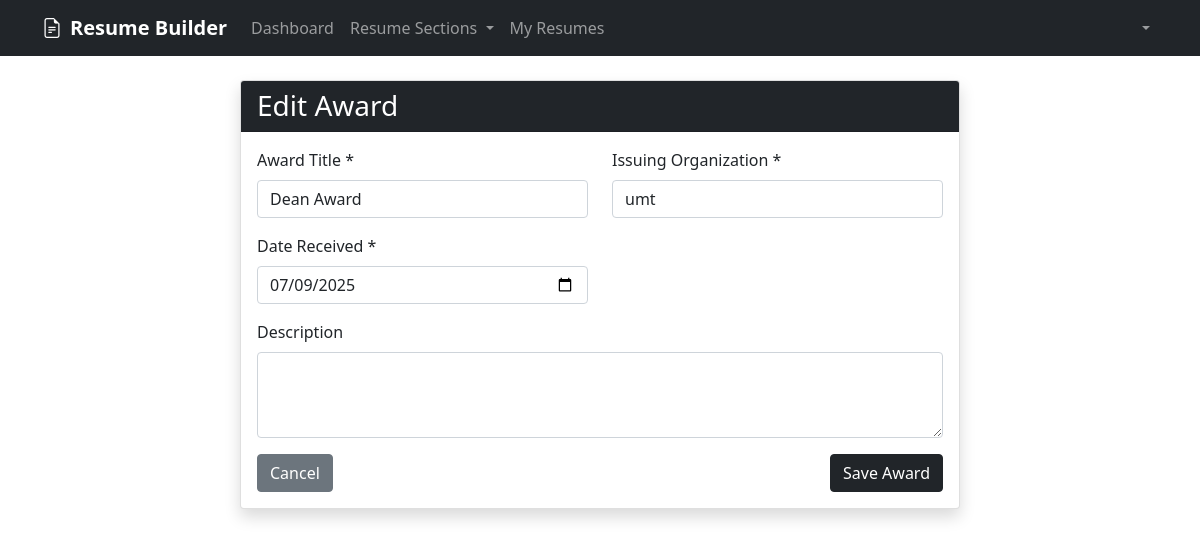
/dashboard/awards/2/edit/ (signed in), run on the app's committed database.
### resume_builder/models.py (models this page shows, shortened)
class Award(models.Model):
    user = models.ForeignKey(User, on_delete=models.CASCADE)
    title = models.CharField(max_length=200)
    issuing_organization = models.CharField(max_length=200)
    date_received = models.DateField()
    description = models.TextField(blank=True)
    created_at = models.DateTimeField(auto_now_add=True)
    updated_at = models.DateTimeField(auto_now=True)

### resume_builder/views.py (the view)
# urls.py: path('awards/<int:pk>/edit/', views.award_update, name='award_update'),
@login_required
def award_update(request, pk):
    award = get_object_or_404(Award, pk=pk, user=request.user)
    if request.method == 'POST':
        form = AwardForm(request.POST, instance=award)
        if form.is_valid():
            form.save()
            messages.success(request, 'Award updated successfully!')
            return redirect('award_list')
    else:
        form = AwardForm(instance=award)
    return render(request, 'resume_builder/award_form.html', {'form': form, 'title': 'Edit Award'})

### resume_builder/forms.py
class AwardForm(forms.ModelForm):
    class Meta:
        model = Award
        fields = ['title', 'issuing_organization', 'date_received', 'description']
        widgets = {
            'title': forms.TextInput(attrs={'class': 'form-control'}),
            'issuing_organization': forms.TextInput(attrs={'class': 'form-control'}),
            'date_received': forms.DateInput(attrs={'class': 'form-control', 'type': 'date'}),
            'description': forms.Textarea(attrs={'class': 'form-control', 'rows': 3}),
        }

### templates/resume_builder/award_form.html (shortened to what this page needs)
{% extends 'base.html' %}
{% block content %}
<div class="container mt-4">
    <div class="row">
        <div class="col-md-8 mx-auto">
            <div class="card shadow">
                <div class="card-header bg-dark text-white">
                    <h3 class="mb-0">{{ title }}</h3>
                </div>
                <div class="card-body">
                    <form method="post">
                        <div class="row">
                            <div class="col-md-6 mb-3">
                                <label for="{{ form.title.id_for_label }}" class="form-label">Award Title *</label>
                                {{ form.title }}
                            </div>
                            <div class="col-md-6 mb-3">
                                <label for="{{ form.issuing_organization.id_for_label }}" class="form-label">Issuing Organization *</label>
                                {{ form.issuing_organization }}
                            </div>
                        </div>
                        <div class="row">
                            <div class="col-md-6 mb-3">
                                <label for="{{ form.date_received.id_for_label }}" class="form-label">Date Received *</label>
                                {{ form.date_received }}
                            </div>
                        </div>
                        <div class="mb-3">
                            <label for="{{ form.description.id_for_label }}" class="form-label">Description</label>
                            {{ form.description }}
                        </div>
                        <div class="d-flex justify-content-between">
                            <a href="{% url 'award_list' %}" class="btn btn-secondary">Cancel</a>
                            <button type="submit" class="btn btn-dark">Save Award</button>
                        </div>
                    </form>
                </div>
            </div>
        </div>
    </div>
</div>
{% endblock %}

### data on the page
Award: title "Dean Award", issuing_organization "umt", date_received "07/09/2025"

### other printed values
{{ title }} "Edit Award"
